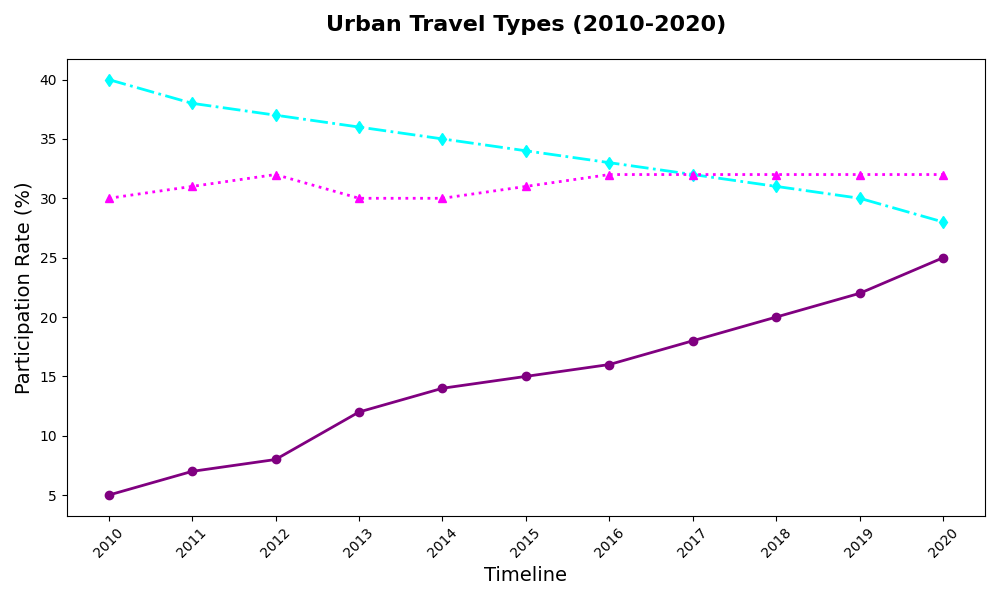

The Python source for this figure:
import matplotlib.pyplot as plt
import numpy as np

years = np.arange(2010, 2021)

biking = np.array([5, 7, 8, 12, 14, 15, 16, 18, 20, 22, 25])
public_transport = np.array([40, 38, 37, 36, 35, 34, 33, 32, 31, 30, 28])
personal_cars = np.array([30, 31, 32, 30, 30, 31, 32, 32, 32, 32, 32])

fig, ax = plt.subplots(figsize=(10, 6))

ax.plot(years, biking, color='purple', marker='o', linestyle='-', linewidth=2, markersize=6)
ax.plot(years, public_transport, color='cyan', marker='d', linestyle='-.', linewidth=2, markersize=6)
ax.plot(years, personal_cars, color='magenta', marker='^', linestyle=':', linewidth=2, markersize=6)

plt.title("Urban Travel Types (2010-2020)", fontsize=16, weight='bold', pad=20)
plt.xlabel("Timeline", fontsize=14)
plt.ylabel("Participation Rate (%)", fontsize=14)

ax.set_xticks(years)
plt.xticks(rotation=45)
plt.tight_layout()

plt.show()
